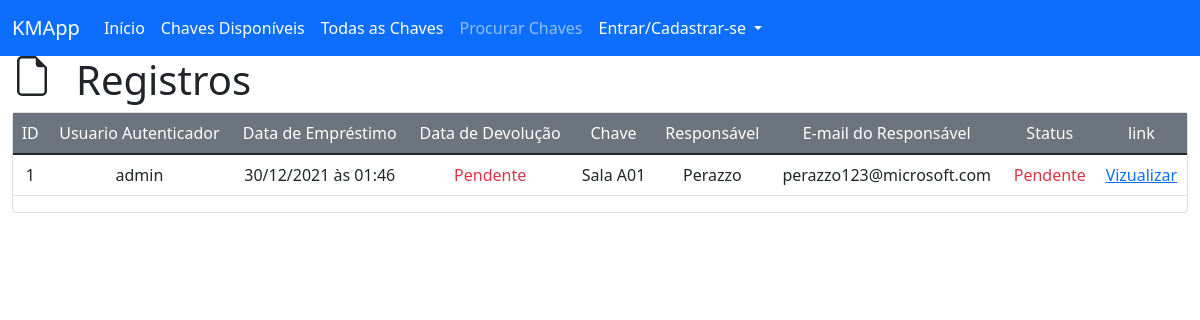
/view/registries, run on an earlier commit of the app's database.
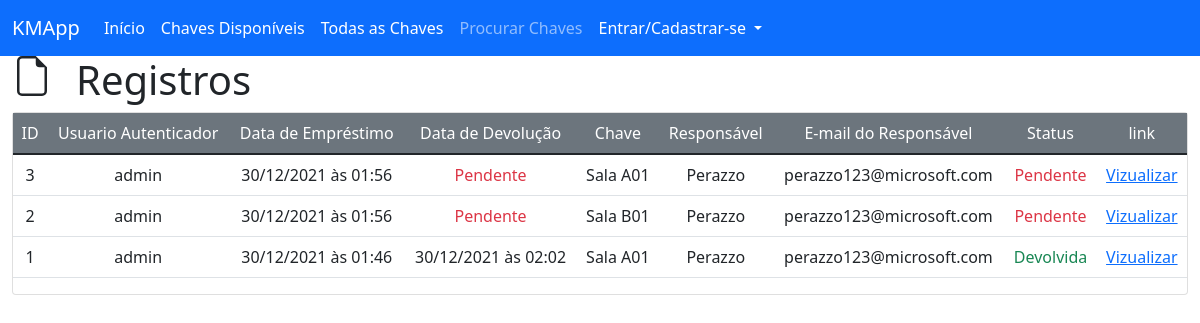
And on a later commit of the database.
### key_manager/models/registry.py (models this page shows, shortened)
class Registry(db.Model):
    __tablename__ = 'registries'
    id = db.Column(db.Integer, primary_key=True)
    user_id = db.Column(db.Integer, db.ForeignKey('users.id'), nullable=False)
    key_loan_date = db.Column(db.DateTime, nullable=False, default=datetime.utcnow)
    key_return_date = db.Column(db.DateTime, nullable=True)
    key_id = db.Column(db.Integer, db.ForeignKey('keys.id'), nullable=False)
    holder_name = db.Column(db.String(100), nullable=False)
    holder_email = db.Column(db.String(100), nullable=True)

### key_manager/models/user.py (models this page shows, shortened)
class User(db.Model):
    __tablename__ = 'users'
    id = db.Column(db.Integer, primary_key=True)
    name = db.Column(db.String(100), unique=False, nullable=False)
    username = db.Column(db.String(100), unique=True, nullable=False)
    email = db.Column(db.String(100), unique=True, nullable=False)
    phone = db.Column(db.String(20), nullable=True)
    password = db.Column(db.String(100), unique=True, nullable=False)
    creation_date = db.Column(db.DateTime, nullable=False, default=datetime.utcnow)
    '''
        Usertype pode ser Três master possui todas as permissões,
        E admin possui menos permissões e normal não possui permissões
    '''
    usertype = db.Column(db.String(6), default="normal")

### key_manager/models/key.py (models this page shows, shortened)
class Key(db.Model):
    __tablename__ = 'keys'
    id = db.Column(db.Integer, primary_key=True)
    key_category_id = db.Column(db.Integer, db.ForeignKey("categories.id"))
    key_avaliable = db.Column(db.Boolean, default=True)
    name = db.Column(db.String(100), unique=False, nullable=False)
    slug = db.Column(db.String(100), unique=True, nullable=False)
    creation_date = db.Column(db.DateTime, nullable=False, default=datetime.utcnow)

### key_manager/routes/views.py (the view)
@view.route("/registries")
def viewAllRegistries():
    registries = Registry.query.order_by(Registry.key_loan_date.desc()).all()
    key = Key.query
    user = User.query
    return render_template("view/registries.html", registries=registries, key=key, user=user, hidden_footer=True, title="Registros")

### key_manager/templates/view/registries.html
{% extends 'base.html' %}
{% block content %}
<div class="row">
    <svg xmlns="http://www.w3.org/2000/svg" width="40" height="40" fill="currentColor" class="bi bi-file-earmark col-auto" viewBox="0 0 16 16">
        <path d="M14 4.5V14a2 2 0 0 1-2 2H4a2 2 0 0 1-2-2V2a2 2 0 0 1 2-2h5.5L14 4.5zm-3 0A1.5 1.5 0 0 1 9.5 3V1H4a1 1 0 0 0-1 1v12a1 1 0 0 0 1 1h8a1 1 0 0 0 1-1V4.5h-2z"/>
    </svg>
    <h1 class="col-auto">Registros</h1>
</div>
<div class="card">
    <div class="car-body">
        <table class="table">
            <thead class="bg-secondary text-white">
                <tr>
                    <td class="col-auto text-center">ID</td>
                    <td class="col-auto text-center">Usuario Autenticador</td>
                    <td class="col-auto text-center">Data de Empréstimo</td>
                    <td class="col-auto text-center">Data de Devolução</td>
                    <td class="col-auto text-center">Chave</td>
                    <td class="col-auto text-center">Responsável</td>
                    <td class="col-auto text-center">E-mail do Responsável</td>
                    <td class="col-auto text-center">Status</td>
                    <td class="col-auto text-center">link</td>
                </tr>
            </thead>
            <tbody>
                {% for registry in registries %}
                <tr>
                    <td class="col-auto text-center">{{ registry.id }}</td>
                    <td class="col-auto text-center">{{ user.filter_by(id=registry.user_id).first().username }}</td>
                    <td class="col-auto text-center">{{ registry.key_loan_date.strftime("%d/%m/%Y às %H:%M") }}</td>
                    <td class="col-auto text-center">
                        {% if registry.key_return_date == none %}
                        <span class="text-danger">Pendente</span>
                        {% else %}
                        {{ registry.key_return_date.strftime("%d/%m/%Y às %H:%M") }}
                        {% endif %}
                    </td>
                    <td class="col-auto text-center">{{ key.filter_by(id=registry.key_id).first().name }}</td>
                    <td class="col-auto text-center">{{ registry.holder_name }}</td>
                    <td class="col-auto text-center">{{ registry.holder_email }}</td>
                    <td class="col-auto text-center">
                        {% if registry.key_return_date == none %}
                        <span class="text-danger">Pendente</span>
                        {% else %}
                        <span class="text-success">Devolvida</span>
                        {% endif %}
                    </td>
                    <td class="col-auto text-center"><a href="{{url_for('view.viewReg', reg_id=registry.id)}}">Vizualizar</a></td>
                </tr>
            {% endfor %}
            </tbody>
        </table>
    </div>
</div>
{% endblock %}

### key_manager/templates/base.html (shortened to what this page needs)
 <!DOCTYPE html>
 <html lang="pt-br">
<head>
   <link href="https://cdn.jsdelivr.net/npm/bootstrap@5.1.3/dist/css/bootstrap.min.css" rel="stylesheet">
</head>
<body>
   {% include "partials/navbar.html" %}
   <article class="container-fluid">{% block content %}{% endblock %}</article>
</body>
 </html>

### key_manager/templates/partials/navbar.html (shortened to what this page needs)
  <nav class="navbar navbar-expand-lg navbar-dark bg-primary">
    <div class="container-fluid">
      <a class="navbar-brand" href="{{url_for('index')}}">KMApp</a>
      <div class="collapse navbar-collapse" id="navbarNavDropdown">
        <ul class="navbar-nav">
          <li class="nav-item">
            <a class="nav-link active" aria-current="page" href="{{url_for('index')}}">Início</a>
          </li>
          <li class="nav-item">
            <a class="nav-link active" href="{{ url_for('view.viewIndex') }}">Chaves Disponíveis</a>
          </li>
          <li class="nav-item">
            <a class="nav-link active" href="{{ url_for('view.viewAllKeys') }}">Todas as Chaves</a>
          </li>
          <li class="nav-item">
            <a class="nav-link deactive" href="#">Procurar Chaves</a>
          </li>
          <li class="nav-item dropdown">
            <a class="nav-link dropdown-toggle active" href="{{ url_for('login') }}" id="navbarDropdownMenuLink" role="button" data-bs-toggle="dropdown" aria-expanded="false">
              {% if session.get('user_auth') %}{{ session.get('user_name') }}{% else %}Entrar/Cadastrar-se{% endif %}
            </a>
          </li>
        </ul>
      </div>
    </div>
  </nav>

What changed in the data, as far as the page shows it:
added Registry: id "3", {{ user.filter_by(id=registry.user_id).first().username }} "admin", key_loan_date "30/12/2021 às 01:56", shows "Pendente", filter_by "Sala A01", holder_name "Perazzo", holder_email "perazzo123@microsoft.com"
added Registry: id "2", {{ user.filter_by(id=registry.user_id).first().username }} "admin", key_loan_date "30/12/2021 às 01:56", shows "Pendente", holder_name "Perazzo", holder_email "perazzo123@microsoft.com"
now on this page (row unchanged): Key: filter_by "Sala B01"
changed Registry "30/12/2021 às 01:46": key_return_date (not shown) → "30/12/2021 às 02:02"; key_return_date "Pendente Pendente" → "Devolvida"
